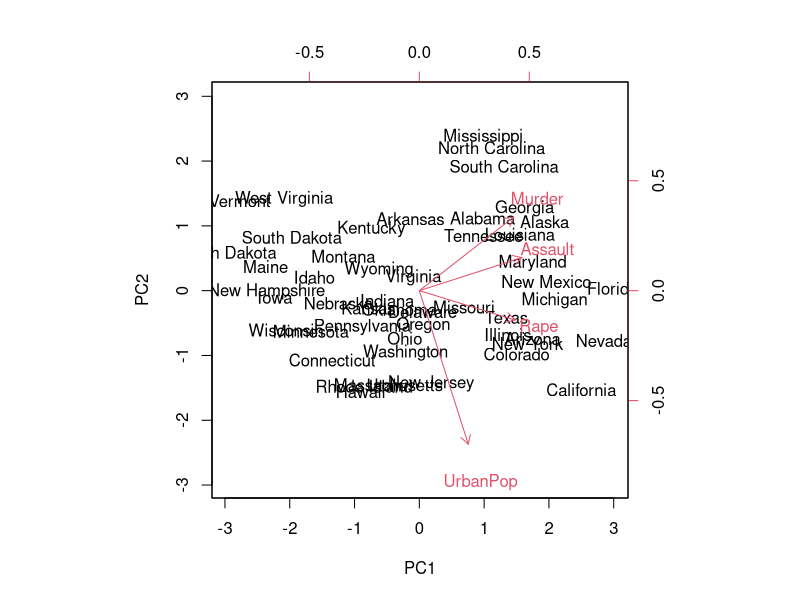
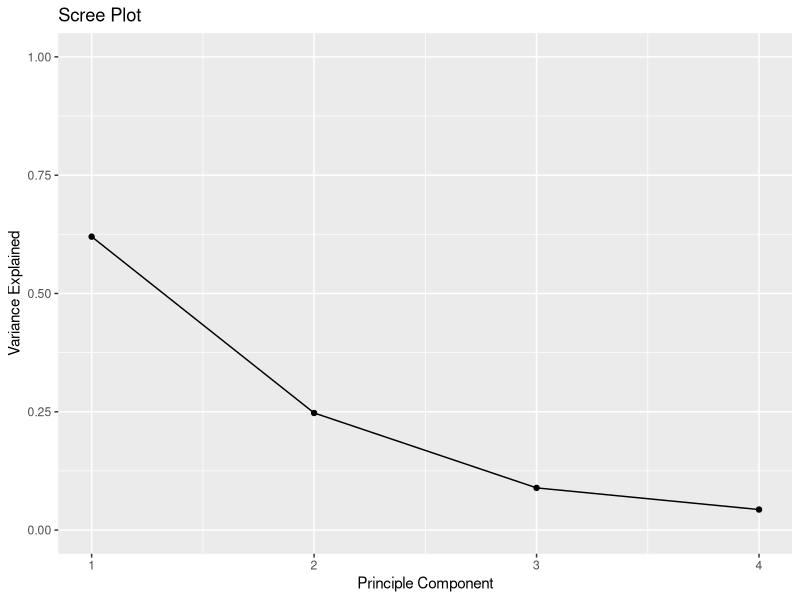

R code for these plots, in order:
## ---- chunk 1
library(tidyverse)
## ---- chunk 2
data("USArrests")

head(USArrests)
## ---- chunk 3
results <- prcomp(USArrests, scale = TRUE)
results
## ---- chunk 4
results$rotation <- -1*results$rotation
results$rotation
## ---- chunk 5
results$x <- -1*results$x
results$x
## ---- chunk 6
biplot(results, scale = 0)
## ---- chunk 7
head(USArrests[order(-USArrests$Murder),])
## ---- chunk 8
Var_explained = results$sdev^2 / sum(results$sdev^2)
Var_explained
## ---- chunk 9

qplot(c(1:4), Var_explained)+
  geom_line()+
  xlab("Principle Component")+
  ylab("Variance Explained")+
  ggtitle("Scree Plot")+
  ylim(0,1)
